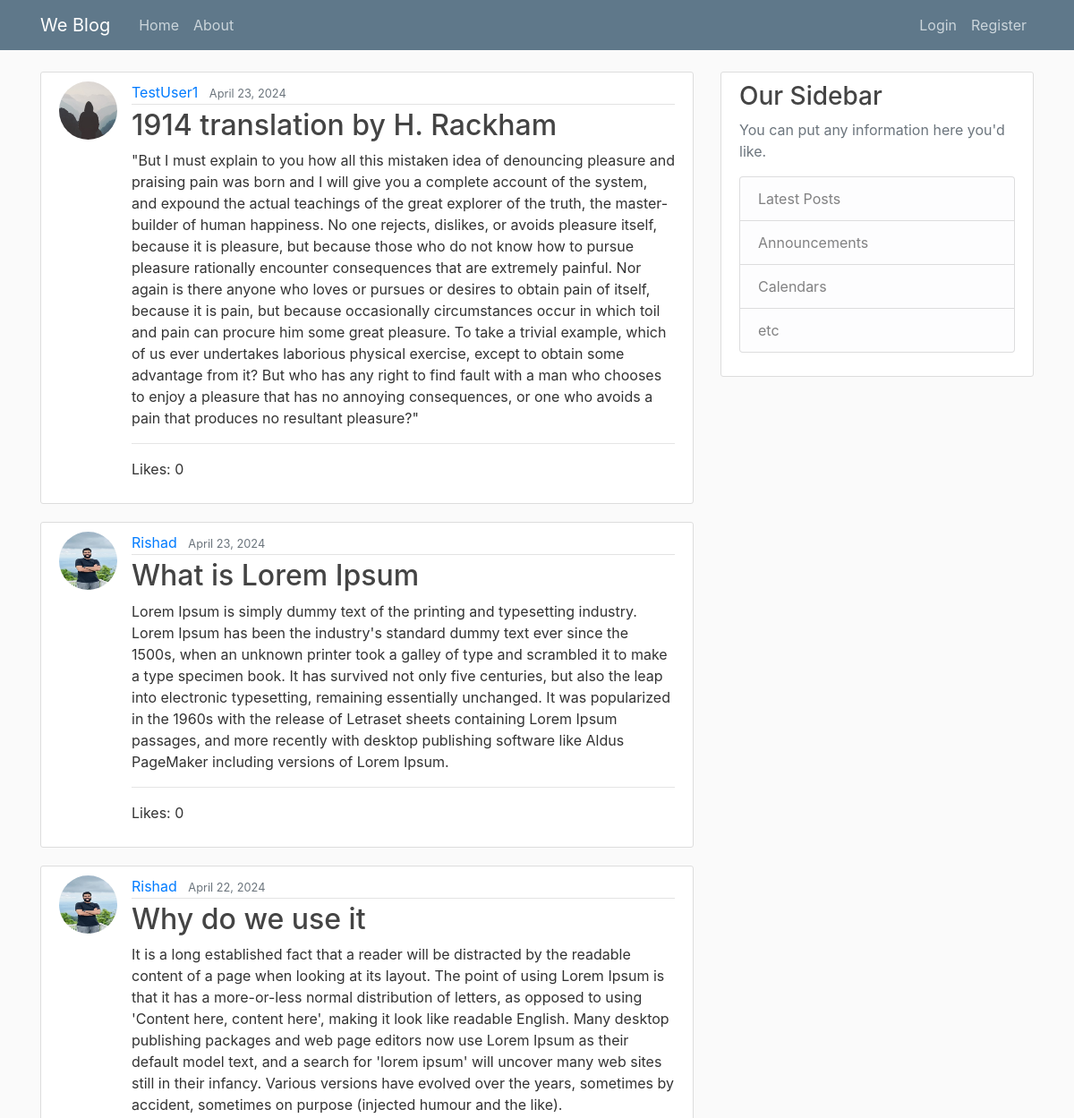
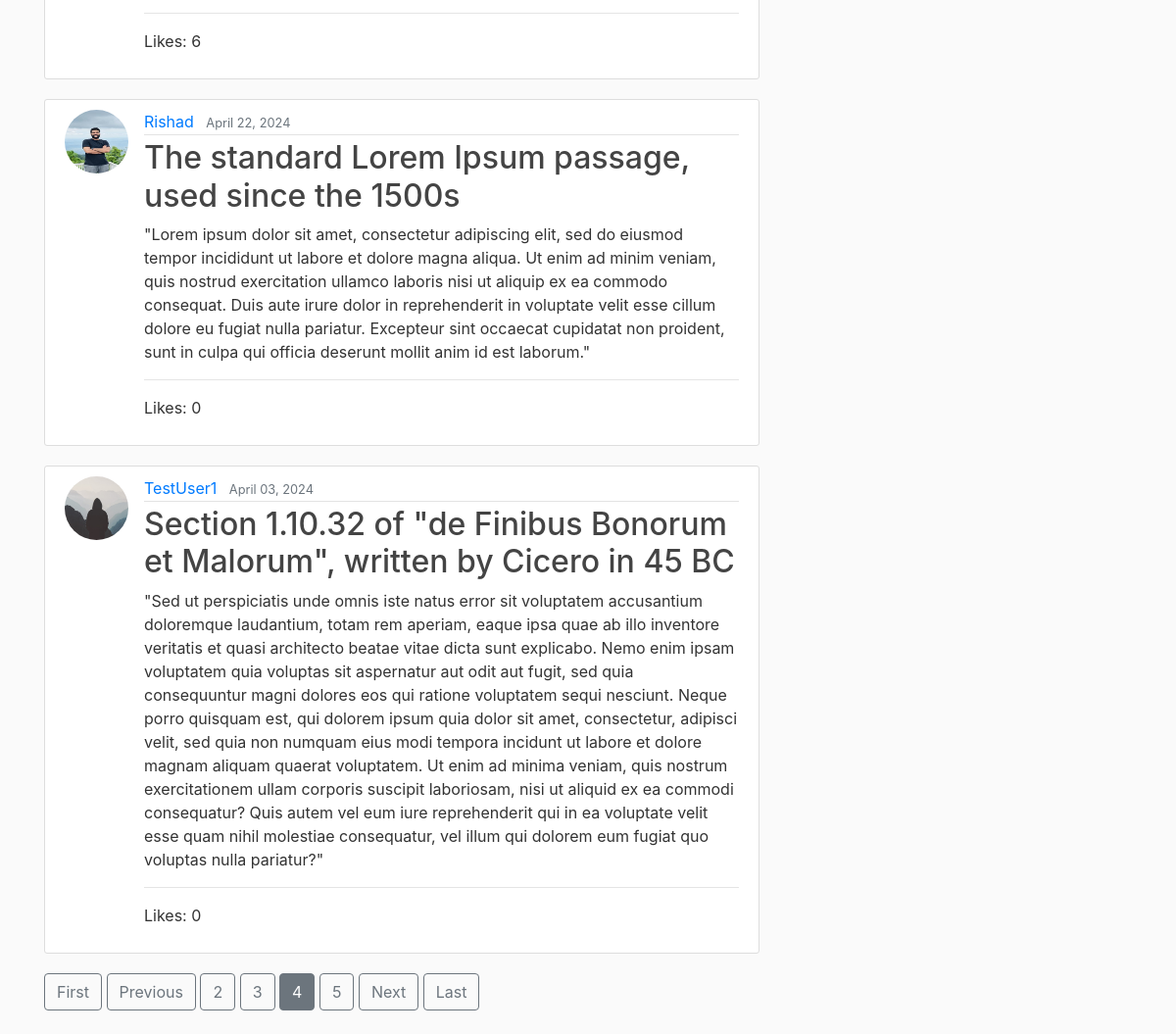
/?page=4, run on the app's committed database (2 pictures, top to bottom).
### blog/models.py (models this page shows, shortened)
class Post(models.Model):
    title = models.CharField(max_length=100)
    content = models.TextField()
    date_posted = models.DateTimeField(default=timezone.now) #used default to give option to change time & date posted
    author = models.ForeignKey(User, on_delete=models.CASCADE) #if the suer is deleted their post should also be deleted that why using (on_delete=models.CASCADE)
    likes = models.ManyToManyField(User, related_name='likes')

### users/models.py (models this page shows, shortened)
class Profile(models.Model):
    user = models.OneToOneField(User, on_delete=models.CASCADE)
    image = models.ImageField(default='default.jpg',upload_to='profile_pics')

### blog/views.py (the view)
# urls.py: path('', PostListView.as_view(), name='blog-home'),
class PostListView(ListView): # used class because these are class based view
    model = Post
    template_name = 'blog/home.html'     # <app>/<model>_<viewtype>.html
    context_object_name = 'posts'
    ordering = [ '-date_posted' ]
    paginate_by = 5
    def get_queryset(self):
        queryset = super().get_queryset()
        queryset = queryset.annotate(like_count=Count('likes'))
        return queryset

### blog/templates/blog/home.html (shortened to what this page needs)
{% extends "blog/base.html" %}
{% block content %}
  {% for post in posts %}
  <article class="media content-section">
    <img class="rounded-circle article-img" src="{{ post.author.profile.image.url }}">
    <div class="media-body">
          <div class="article-metadata">
              <a class="mr-2" href="{% url 'user-posts' post.author.username %}">{{ post.author }}</a>
              <small class="text-muted">{{ post.date_posted|date:"F d, Y" }}</small>
          </div>
          <h2><a class="article-title" href="{% url 'post-detail' post.id %}">{{ post.title }}</a></h2>
          <p class="article-content">{{ post.content }}</p>
          <hr>
          <p>Likes: {{ post.like_count }}</p>
    </div>
  </article>
  {% endfor %}
  {% if is_paginated %}
    {% if page_obj.has_previous %}
      <a class="btn btn-outline-secondary mb-4" href="?page=1">First</a>
      <a class="btn btn-outline-secondary mb-4" href="?page={{ page_obj.previous_page_number }}">Previous</a>
    {% endif %}
    {% for num in page_obj.paginator.page_range %}
      {% if page_obj.number == num %}
        <a class="btn btn-secondary mb-4" href="?page={{ num }}">{{ num }}</a>
      {% elif num > page_obj.number|add:'-3' and num < page_obj.number|add:'3'  %}
      <a class="btn btn-outline-secondary mb-4" href="?page={{ num }}">{{ num }}</a>
      {% endif %}
    {% endfor %}
    {% if page_obj.has_next %}
      <a class="btn btn-outline-secondary mb-4" href="?page={{ page_obj.next_page_number }}">Next</a>
      <a class="btn btn-outline-secondary mb-4" href="?page={{ page_obj.paginator.num_pages }}">Last</a>
    {% endif %}
  {% endif %}
{% endblock content %}

### blog/static/css/main.css (style rules this page uses)
body { background: #fafafa; color: #333333; margin-top: 5rem; }
h1, h2, h3, h4, h5, h6 { color: #444444; }
.content-section { background: #ffffff; padding: 10px 20px; border: 1px solid #dddddd; border-radius: 3px; margin-bottom: 20px; }
.article-title { color: #444444; }
.article-content { white-space: pre-line; }
.article-img { height: 65px; width: 65px; margin-right: 16px; }
.article-metadata { padding-bottom: 1px; margin-bottom: 4px; border-bottom: 1px solid #e3e3e3 }

### data on the page
Post: author.profile.image (placeholder picture), author "TestUser1", date_posted "April 23, 2024", title "1914 translation by H. Rackham", content "\"But I must explain to you how all this mistaken idea of denouncing pleasure and praising pain was born and I will give you a complete account of the system, and expound the actual teachings of the great explorer of the truth, the master-builder of human happiness. No one rejects, dislikes, or avoids pleasure itself, because it is pleasure, but because those who do not know how to pursue pleasure rationally encounter consequences that are extremely painful. Nor again is there anyone who loves or pursues or desires to obtain pain of itself, because it is pain, but because occasionally circumstances occur in which toil and pain can procure him some great pleasure. To take a trivial example,…", like_count "0"
Post: author.profile.image (picture), author "Rishad", date_posted "April 23, 2024", title "What is Lorem Ipsum", content "Lorem Ipsum is simply dummy text of the printing and typesetting industry. Lorem Ipsum has been the industry's standard dummy text ever since the 1500s, when an unknown printer took a galley of type and scrambled it to make a type specimen book. It has survived not only five centuries, but also the leap into electronic typesetting, remaining essentially unchanged. It was popularized in the 1960s with the release of Letraset sheets containing Lorem Ipsum passages, and more recently with desktop publishing software like Aldus PageMaker including versions of Lorem Ipsum.", like_count "0"
Post: author.profile.image (picture), author "Rishad", date_posted "April 22, 2024", title "Why do we use it", content "It is a long established fact that a reader will be distracted by the readable content of a page when looking at its layout. The point of using Lorem Ipsum is that it has a more-or-less normal distribution of letters, as opposed to using 'Content here, content here', making it look like readable English. Many desktop publishing packages and web page editors now use Lorem Ipsum as their default model text, and a search for 'lorem ipsum' will uncover many web sites still in their infancy. Various versions have evolved over the years, sometimes by accident, sometimes on purpose (injected humour and the like).", like_count "6"
Post: author.profile.image (picture), author "Rishad", date_posted "April 22, 2024", title "The standard Lorem Ipsum passage, used since the 1500s", content "\"Lorem ipsum dolor sit amet, consectetur adipiscing elit, sed do eiusmod tempor incididunt ut labore et dolore magna aliqua. Ut enim ad minim veniam, quis nostrud exercitation ullamco laboris nisi ut aliquip ex ea commodo consequat. Duis aute irure dolor in reprehenderit in voluptate velit esse cillum dolore eu fugiat nulla pariatur. Excepteur sint occaecat cupidatat non proident, sunt in culpa qui officia deserunt mollit anim id est laborum.\"", like_count "0"
Post: author.profile.image (placeholder picture), author "TestUser1", date_posted "April 03, 2024", title "Section 1.10.32 of \"de Finibus Bonorum et Malorum\", written by Cicero in 45 BC", content "\"Sed ut perspiciatis unde omnis iste natus error sit voluptatem accusantium doloremque laudantium, totam rem aperiam, eaque ipsa quae ab illo inventore veritatis et quasi architecto beatae vitae dicta sunt explicabo. Nemo enim ipsam voluptatem quia voluptas sit aspernatur aut odit aut fugit, sed quia consequuntur magni dolores eos qui ratione voluptatem sequi nesciunt. Neque porro quisquam est, qui dolorem ipsum quia dolor sit amet, consectetur, adipisci velit, sed quia non numquam eius modi tempora incidunt ut labore et dolore magnam aliquam quaerat voluptatem. Ut enim ad minima veniam, quis nostrum exercitationem ullam corporis suscipit laboriosam, nisi ut aliquid ex ea commodi…", like_count "0"

### other printed values
{{ num }} "2" "3" "5"
{{ num }} "4"
